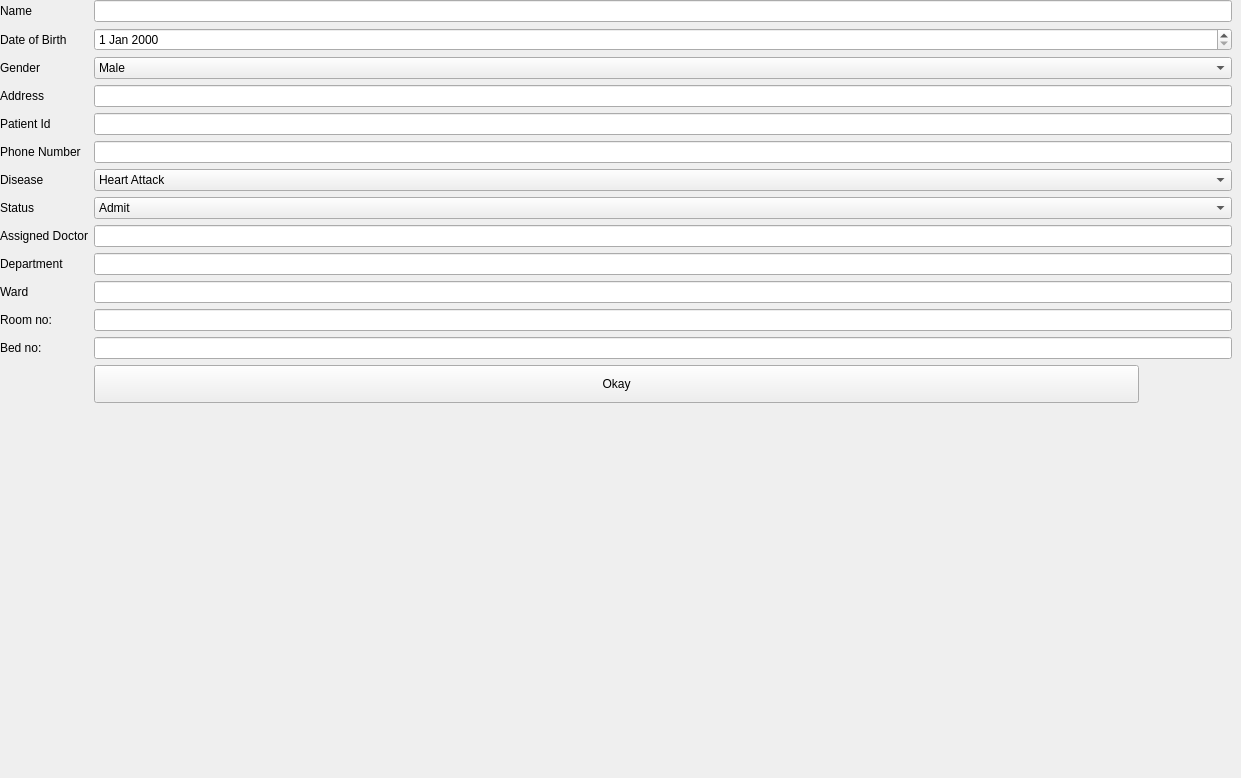
          <widget class="QWidget" name="page_2">
           <widget class="QWidget" name="layoutWidget_2">
            <property name="geometry">
             <rect>
              <x>0</x>
              <y>0</y>
              <width>1232</width>
              <height>769</height>
             </rect>
            </property>
            <layout class="QFormLayout" name="patient_form">
             <item row="0" column="0">
              <widget class="QLabel" name="label_16">
               <property name="text">
                <string>Name</string>
               </property>
              </widget>
             </item>
             <item row="0" column="1">
              <widget class="QLineEdit" name="pname_2"/>
             </item>
             <item row="1" column="0">
              <widget class="QLabel" name="label_20">
               <property name="text">
                <string>Date of Birth</string>
               </property>
              </widget>
             </item>
             <item row="1" column="1">
              <widget class="QDateEdit" name="pdob_2"/>
             </item>
             <item row="2" column="0">
              <widget class="QLabel" name="label_21">
               <property name="text">
                <string>Gender</string>
               </property>
              </widget>
             </item>
             <item row="2" column="1">
              <widget class="QComboBox" name="gender_2">
               <item>
                <property name="text">
                 <string>Male</string>
                </property>
               </item>
               <item>
                <property name="text">
                 <string>Female</string>
                </property>
               </item>
               <item>
                <property name="text">
                 <string>Transgender</string>
                </property>
               </item>
              </widget>
             </item>
             <item row="3" column="0">
              <widget class="QLabel" name="label_22">
               <property name="text">
                <string>Address</string>
               </property>
              </widget>
             </item>
             <item row="3" column="1">
              <widget class="QLineEdit" name="address_2"/>
             </item>
             <item row="4" column="0">
              <widget class="QLabel" name="label_23">
               <property name="text">
                <string>Patient Id</string>
               </property>
              </widget>
             </item>
             <item row="4" column="1">
              <widget class="QLineEdit" name="lineedit_pid"/>
             </item>
             <item row="5" column="0">
              <widget class="QLabel" name="label_24">
               <property name="text">
                <string>Phone Number</string>
               </property>
              </widget>
             </item>
             <item row="5" column="1">
              <widget class="QLineEdit" name="phone_2"/>
             </item>
             <item row="6" column="0">
              <widget class="QLabel" name="label_25">
               <property name="text">
                <string>Disease</string>
               </property>
              </widget>
             </item>
             <item row="6" column="1">
              <widget class="QComboBox" name="comboBox_disease">
               <item>
                <property name="text">
                 <string>Heart Attack</string>
                </property>
               </item>
               <item>
                <property name="text">
                 <string>Brain Tumour</string>
                </property>
               </item>
               <item>
                <property name="text">
                 <string>Keera</string>
                </property>
               </item>
              </widget>
             </item>
             <item row="7" column="0">
              <widget class="QLabel" name="label_26">
               <property name="text">
                <string>Status</string>
               </property>
              </widget>
             </item>
             <item row="7" column="1">
              <widget class="QComboBox" name="comboBox_status">
               <item>
                <property name="text">
                 <string>Admit</string>
                </property>
               </item>
               <item>
                <property name="text">
                 <string>Walk In</string>
                </property>
               </item>
              </widget>
             </item>
             <item row="8" column="0">
              <widget class="QLabel" name="label_28">
               <property name="text">
                <string>Assigned Doctor</string>
               </property>
              </widget>
             </item>
             <item row="8" column="1">
              <widget class="QLineEdit" name="assigndoc_2"/>
             </item>
             <item row="9" column="0">
              <widget class="QLabel" name="departmentLabel_pat">
               <property name="text">
                <string>Department</string>
               </property>
              </widget>
             </item>
             <item row="9" column="1">
              <widget class="QLineEdit" name="departmentLineEdit_name"/>
             </item>
             <item row="10" column="0">
              <widget class="QLabel" name="label_29">
               <property name="text">
                <string>Ward</string>
               </property>
              </widget>
             </item>
             <item row="10" column="1">
              <widget class="QLineEdit" name="lineedit_ward_pat"/>
             </item>
             <item row="12" column="0">
              <widget class="QLabel" name="roomNoLabel_pat">
               <property name="text">
                <string>Room no:</string>
               </property>
              </widget>
             </item>
             <item row="12" column="1">
              <widget class="QLineEdit" name="roomNoLineEdit_pat"/>
             </item>
             <item row="13" column="0">
              <widget class="QLabel" name="bedNoLabel_pat">
               <property name="text">
                <string>Bed no:</string>
               </property>
              </widget>
             </item>
             <item row="13" column="1">
              <widget class="QLineEdit" name="bedNoLineEdit_pat"/>
             </item>
             <item row="15" column="1">
              <widget class="QPushButton" name="pushButton_patient">
               <property name="minimumSize">
                <size>
                 <width>114</width>
                 <height>38</height>
                </size>
               </property>
               <property name="maximumSize">
                <size>
                 <width>1045</width>
                 <height>16777215</height>
                </size>
               </property>
               <property name="text">
                <string>Okay</string>
               </property>
              </widget>
             </item>
            </layout>
           </widget>
          </widget>
